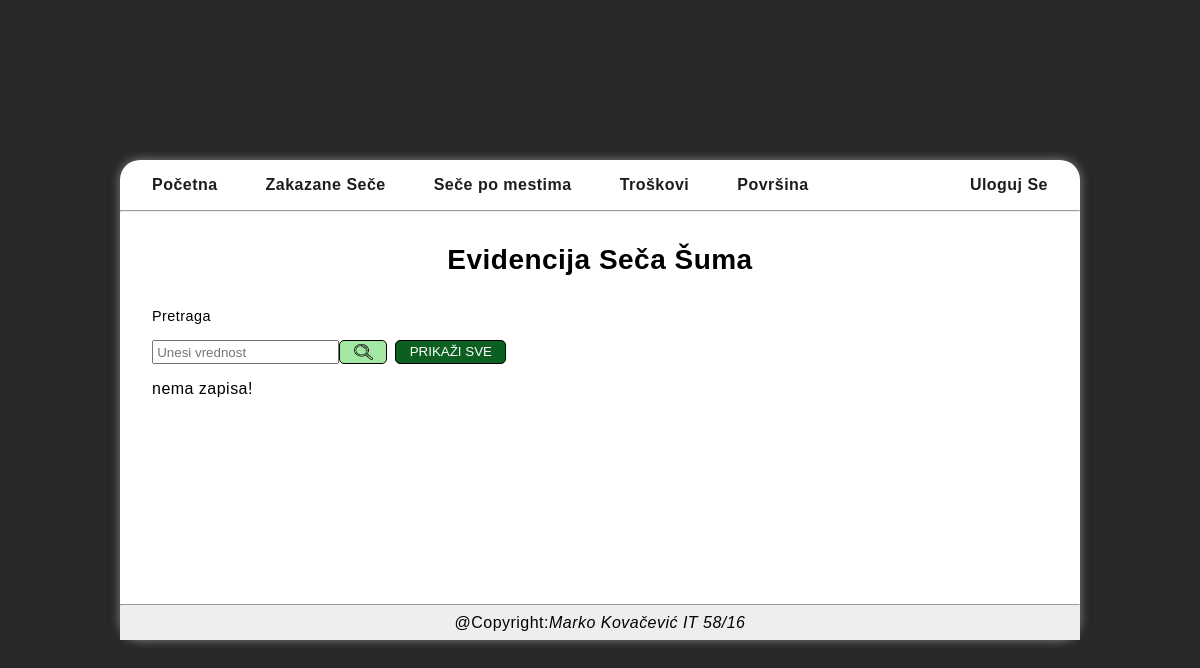
The app's page /FrontEnd/src/Stranice/ZakazaneSece/zakazanesece.php, older data.
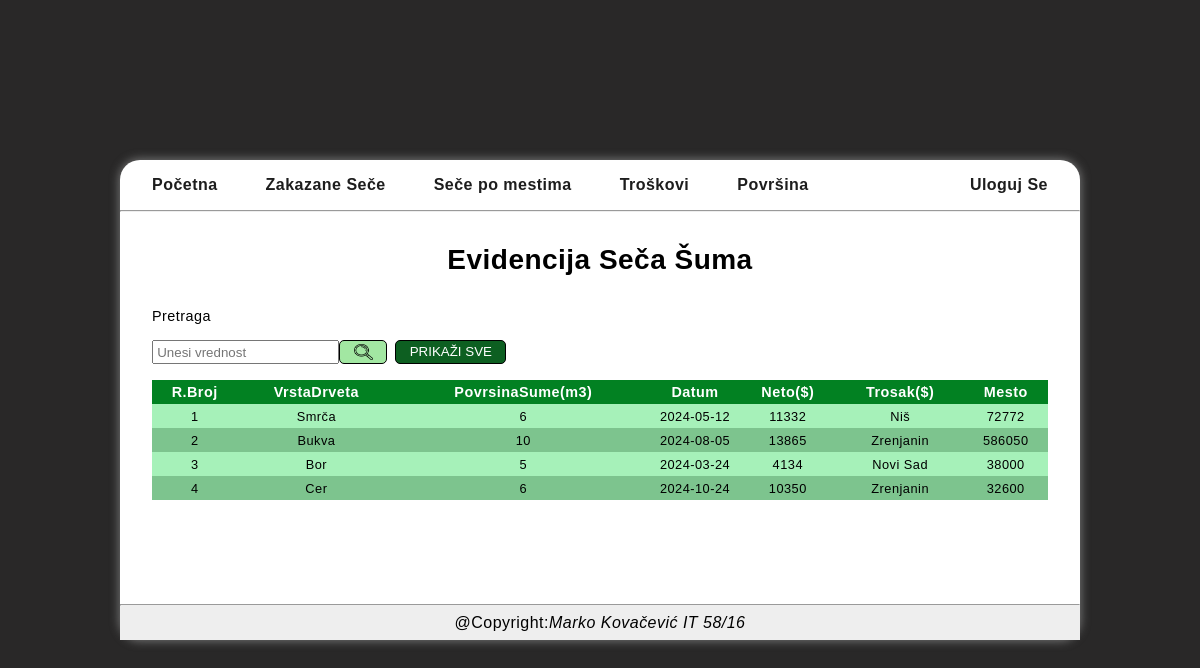
The same page, newer data.
### tables this page shows
create table `ZAKAZANASECA`
(
    DoprinosID          int not null AUTO_INCREMENT PRIMARY KEY,
    VrstaDrveta         varchar(30) not null,
    PovrsinaSume        FLOAT not null, 
    Datum               date not null,    
    Neto                int not null, 
    Mesto               varchar(30) not null,  
    Trosak              int not null,
    PlacenoUnapred      int null      
);

### BackEnd/Klase/BaznaKonekcija.php (called while the page is built, shortened)
<?php
class Konekcija{
public $KompletanNazivBazePodataka;
public $VerzijaMySQLNaredbi;
private $korisnik;
private $sifra;
private $host;
private function UcitajVerzijuMYSQLNaredbi(){
    $VerzijaPHP = phpversion();
    if($VerzijaPHP<'7.0.0'){
        $this->VerzijaMySQLNaredbi="mysql";
    }else {
        $this->VerzijaMySQLNaredbi="mysqli";
    }
}
private function UcitajParamKonekcije($PutanjaNazivFajlaXMLParametriKonekcije){
    $xml=simplexml_load_file($PutanjaNazivFajlaXMLParametriKonekcije) or die("Greska: ne postoji fajl BazniParamKonekcije.xml");
    $this->host=$xml->host;
    $this->korisnik=$xml->korisnik;
    $this->sifra=$xml->sifra;
    $this->prefiks_baze_podataka = $xml->prefiks_baze_podataka;
    $this->naziv_baze_podataka = $xml->naziv_baze_podataka;
    $this->KompletanNazivBazePodataka = $this->prefiks_baze_podataka.$this->naziv_baze_podataka;
}
public function connect(){
    if($this->VerzijaMySQLNaredbi=="mysqli"){
        $this->konekcijaDB = mysqli_connect($this->host, $this->korisnik, $this->sifra, $this->KompletanNazivBazePodataka);
    }else{
        $this->konekcijaMYSQL = mysql_connect($this->host, $this->korisnik, $this->sifra);
        $this->konekcijaDB = mysql_select_db($this->KompletanNazivBazePodataka, $this->konekcijaMYSQL);
    }
 }
}
?>

### BackEnd/Klase/BaznaTabela.php (called while the page is built, shortened)
<?php
 class Tabela{
 public $OtvorenaKonekcija;
 public $TipMYSQL;
 public $ListaZapisa;
 public function __construct($NovaOtvorenaKonekcija, $NoviNazivTabele) {
        $this->OtvorenaKonekcija = $NovaOtvorenaKonekcija;
        $this->TipMYSQL = $NovaOtvorenaKonekcija->VerzijaMySQLNaredbi;
 }
    public function UcitajSvePoUpitu($Upit)
    {
        if($this->TipMYSQL=="mysqli"){
            $this->Kolekcija = mysqli_query($this->OtvorenaKonekcija->konekcijaDB, $Upit);
            $this->BrojZapisa = mysqli_num_rows($this->Kolekcija);
        }
        else{
            $this->Kolekcija = mysql_query($Upit);
            $this->BrojZapisa = mysql_num_rows($this->Kolekcija);
        }
    }
    public function PrebaciKolekcijuUListu($Kolekcija)
    {
        $ListaZapisa = array();
        if($this->TipMYSQL=="mysqli")
        {
            while($RedZapisa = mysqli_fetch_array($Kolekcija, MYSQLI_NUM))
            {
                $this->ListaZapisa[] = $RedZapisa;
            }
        }
        else{
            while($RedZapisa = mysql_fetch_array($Kolekcija, MYSQLI_NUM))
            {
                $this->ListaZapisa[] = $RedZapisa;
            }
        }
      return $ListaZapisa;
    }
    public function DajVrednostPoRednomBrojuZapisaPoRBPolja($Kolekcija, $RBZapisa, $RBPolja)
    {
        if($this->TipMYSQL=="mysqli")
        {
            $RedZapisa = $this->ListaZapisa[$RBZapisa];
            $Vrednost = $RedZapisa [$RBPolja];
        }
        else{
            $Vrednost = mysql_result($Kolekcija, $RBZapisa, $RBPolja);
        }
      return $Vrednost;
    }
 }
?>

### BackEnd/Klase/DBZakazaneSece.php (called while the page is built, shortened)
<?php
class DBZakazaneSece extends Tabela
{
    public function DajSvePodatkeOZakazanimSecama($filterParametar){
        if(isset($filterParametar)){
            $upit="select * from `".$this->NazivBazePodataka."`.`ZAKAZANASECA` where `VrstaDrveta`='".$filterParametar."'";
        }else{
            $upit="select * from `".$this->NazivBazePodataka."`.`ZAKAZANASECA`";
        }
        $this->UcitajSvePoUpitu($upit);
    }
}
?>

### FrontEnd/src/Stranice/ZakazaneSece/zakazanesece.php (the view, shortened to what the changed rows need)
<?php
    require $_SERVER['DOCUMENT_ROOT'] . "/SECA-SUMA/BackEnd/Klase/BaznaKonekcija.php";
    require $_SERVER['DOCUMENT_ROOT'] . "/SECA-SUMA/BackEnd/Klase/BaznaTabela.php";
    $KonekcijaObject = new Konekcija($_SERVER['DOCUMENT_ROOT'] . '/SECA-SUMA/BackEnd/Klase/BazniParamKonekcije.xml');
    $KonekcijaObject->connect();
    if($KonekcijaObject->konekcijaDB){
        $ZakazaneSeceViewObject = new DBZakazaneSece($KonekcijaObject,"zakazanaseca");
        if(isset($_GET['filtriraj'])){
            $filter=$_GET['filter'];
            $ZakazaneSeceViewObject->DajSvePodatkeOZakazanimSecama($filter);
        }else{
            $filter=null;
            $ZakazaneSeceViewObject->DajSvePodatkeOZakazanimSecama($filter);
        }
    }else{
        echo"Neuspesna konekcija";
    }
?>
<!DOCTYPE html>
<html lang="sr" class="html">
<head>
    <link href="/SECA-SUMA/style.css" type="text/css" rel="stylesheet">
    <link href="zakazaneSece.css" type="text/css" rel="stylesheet">
</head>
<body class="glavniKontejner body">
    <?php require $_SERVER['DOCUMENT_ROOT'] . "/SECA-SUMA/FrontEnd/src/Delovi/Header/header.php"?>
<section class="seca">
    <div class="seca__h1Wrap">
        <h1 class="seca__h1">Evidencija Seča Šuma</h1>
    </div>
        <div class="seca__optionsWrap">
        </div>
        <?php
            if ($ZakazaneSeceViewObject->BrojZapisa==0)
            {
                echo "nema zapisa!";
            }
        else
            {
               echo' <table class="table seca__table">';
               echo' <thead class="seca__thead">';
               echo'     <tr class="seca__headTr">';
               echo'         <th>R.Broj</th>';
               echo'         <th>VrstaDrveta</th>';
               echo'         <th>PovrsinaSume(m3)</th>';
               echo'         <th>Datum</th>';
               echo'         <th>Neto($)</th>';
               echo'         <th>Trosak($)</th>';
               echo'         <th>Mesto</th>';
               echo'     </tr>';
               echo' </thead>';
               echo'<tbody class="seca__tableBody">';
               for($RBZapisa = 0; $RBZapisa < $ZakazaneSeceViewObject->BrojZapisa; $RBZapisa++){
                $Rbroj = $RBZapisa + 1;
                $VrstaDrveta=$ZakazaneSeceViewObject->DajVrednostPoRednomBrojuZapisaPoRBPolja($ZakazaneSeceViewObject->Kolekcija, $RBZapisa,1);
                $PovrsinaSume=$ZakazaneSeceViewObject->DajVrednostPoRednomBrojuZapisaPoRBPolja($ZakazaneSeceViewObject->Kolekcija, $RBZapisa,2);
                $Datum=$ZakazaneSeceViewObject->DajVrednostPoRednomBrojuZapisaPoRBPolja($ZakazaneSeceViewObject->Kolekcija, $RBZapisa,3);
                $Neto=$ZakazaneSeceViewObject->DajVrednostPoRednomBrojuZapisaPoRBPolja($ZakazaneSeceViewObject->Kolekcija, $RBZapisa,4);
                $Trosak=$ZakazaneSeceViewObject->DajVrednostPoRednomBrojuZapisaPoRBPolja($ZakazaneSeceViewObject->Kolekcija, $RBZapisa,5);
                $Mesto=$ZakazaneSeceViewObject->DajVrednostPoRednomBrojuZapisaPoRBPolja($ZakazaneSeceViewObject->Kolekcija, $RBZapisa,6);
                echo'<tr>';
                echo'<td>' .$Rbroj.'</td>';
                echo'<td>' .$VrstaDrveta. '</td>';
                echo'<td>' .$PovrsinaSume. '</td>';
                echo'<td>' .$Datum. '</td>';
                echo'<td>' .$Neto. '</td>';
                echo'<td>' .$Trosak. '</td>';
                echo'<td>' .$Mesto. '</td>';
                echo'</tr>';
               }
            }
        ?>
        </tbody>
    </table>
</section>
    <footer><?php require $_SERVER['DOCUMENT_ROOT'] . "/SECA-SUMA/FrontEnd/src/Delovi/Footer/footer.php"?></footer>
</body>
</html>

Row changes from the older to the newer data that the page shows:
added zakazanaseca: Rbroj "1", VrstaDrveta "Smrča", PovrsinaSume "6", Datum "2024-05-12", Neto "11332", Mesto "Niš", Trosak "72772"
added zakazanaseca: Rbroj "2", VrstaDrveta "Bukva", PovrsinaSume "10", Datum "2024-08-05", Neto "13865", Mesto "Zrenjanin", Trosak "586050"
added zakazanaseca: Rbroj "3", VrstaDrveta "Bor", PovrsinaSume "5", Datum "2024-03-24", Neto "4134", Mesto "Novi Sad", Trosak "38000"
added zakazanaseca: Rbroj "4", VrstaDrveta "Cer", PovrsinaSume "6", Datum "2024-10-24", Neto "10350", Mesto "Zrenjanin", Trosak "32600"
Text that changed along with them:
text no longer shown: "nema zapisa!"
text now shown: "R.Broj VrstaDrveta PovrsinaSume(m3) Datum Neto($) Trosak($) Mesto"
